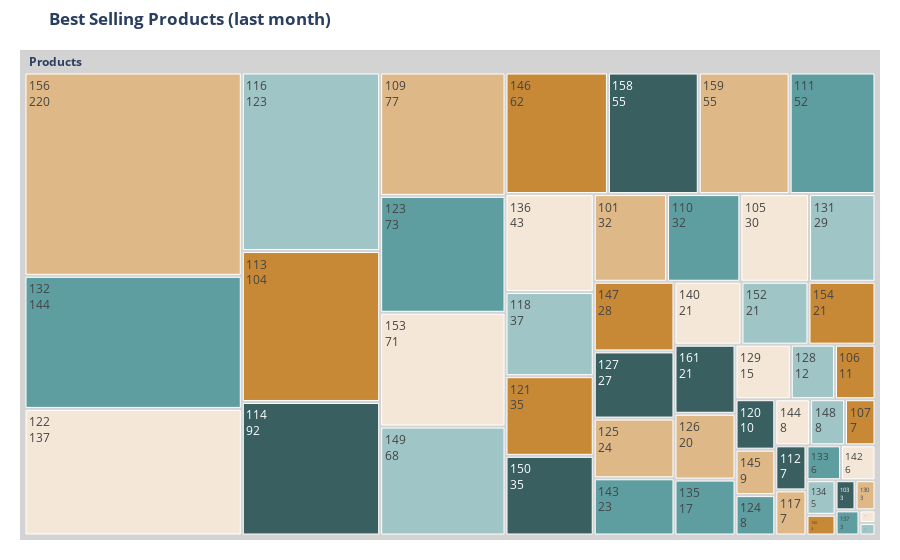

Notebook code for this chart:
### Markdown cell above
### View of "best selling" products of last month

### Code cell
fig = px.treemap(data_frame=df_last_month,
                path=[px.Constant('<b> Products'), 
                      'Productid'], 
                title = '<b> Best Selling Products (last month)',
                values= 'TotalUnitsSold', 
                hover_data=product_data)

fig.data[0].textinfo = 'label+text+value'

fig.update_traces(root_color='lightgrey')
 
fig.update_layout(treemapcolorway = ['burlywood', 'cadetblue'], 
                  margin = dict(t=50, l=20, r=20, b=20))

fig.layout.hovermode = 'closest'
fig.show()

### Figure 1 — Plotly figure (JSON) as saved in the notebook; plotly's stock layout.template omitted (floating-point values rounded to 4 significant figures; data arrays with more than 128 entries replaced by an {"elided": "..."} marker saying what was removed)
{"data": [{"branchvalues": "total", "customdata": {"elided": "53x8 mixed values"}, "domain": {"x": [0, 1], "y": [0, 1]}, "hovertemplate": "labels=%{label}<br>TotalUnitsSold=%{customdata[0]}<br>parent=%{parent}<br>id=%{id}<br>SalesPercentage=%{customdata[1]}<br>Productid=%{customdata[2]}<br>ProductCategory=%{customdata[4]}<br>Occasion=%{customdata[5]}<br>Material=%{customdata[6]}<br>Karigari=%{customdata[7]}<extra></extra>", "ids": ["<b> Products/100", "<b> Products/101", "<b> Products/103", "<b> Products/105", "<b> Products/106", "<b> Products/107", "<b> Products/109", "<b> Products/110", "<b> Products/111", "<b> Products/112", "<b> Products/113", "<b> Products/114", "<b> Products/116", "<b> Products/117", "<b> Products/118", "<b> Products/120", "<b> Products/121", "<b> Products/122", "<b> Products/123", "<b> Products/124", "<b> Products/125", "<b> Products/126", "<b> Products/127", "<b> Products/128", "<b> Products/129", "<b> Products/130", "<b> Products/131", "<b> Products/132", "<b> Products/133", "<b> Products/134", "<b> Products/135", "<b> Products/136", "<b> Products/137", "<b> Products/140", "<b> Products/142", "<b> Products/143", "<b> Products/144", "<b> Products/145", "<b> Products/146", "<b> Products/147", "<b> Products/148", "<b> Products/149", "<b> Products/150", "<b> Products/152", "<b> Products/153", "<b> Products/154", "<b> Products/155", "<b> Products/156", "<b> Products/158", "<b> Products/159", "<b> Products/161", "<b> Products/162", "<b> Products"], "labels": ["100", "101", "103", "105", "106", "107", "109", "110", "111", "112", "113", "114", "116", "117", "118", "120", "121", "122", "123", "124", "125", "126", "127", "128", "129", "130", "131", "132", "133", "134", "135", "136", "137", "140", "142", "143", "144", "145", "146", "147", "148", "149", "150", "152", "153", "154", "155", "156", "158", "159", "161", "162", "<b> Products"], "name": "", "parents": ["<b> Products", "<b> Products", "<b> Products", "<b> Products", "<b> Products", "<b> Products", "<b> Products", "<b> Products", "<b> Products", "<b> Products", "<b> Products", "<b> Products", "<b> Products", "<b> Products", "<b> Products", "<b> Products", "<b> Products", "<b> Products", "<b> Products", "<b> Products", "<b> Products", "<b> Products", "<b> Products", "<b> Products", "<b> Products", "<b> Products", "<b> Products", "<b> Products", "<b> Products", "<b> Products", "<b> Products", "<b> Products", "<b> Products", "<b> Products", "<b> Products", "<b> Products", "<b> Products", "<b> Products", "<b> Products", "<b> Products", "<b> Products", "<b> Products", "<b> Products", "<b> Products", "<b> Products", "<b> Products", "<b> Products", "<b> Products", "<b> Products", "<b> Products", "<b> Products", "<b> Products", ""], "root": {"color": "lightgrey"}, "textinfo": "label+text+value", "type": "treemap", "values": [3, 32, 3, 30, 11, 7, 77, 32, 52, 7, 104, 92, 123, 7, 37, 10, 35, 137, 73, 8, 24, 20, 27, 12, 15, 3, 29, 144, 6, 5, 17, 43, 3, 21, 6, 23, 8, 9, 62, 28, 8, 68, 35, 21, 71, 21, 1, 220, 55, 55, 21, 1, 1962]}], "layout": {"hovermode": "closest", "legend": {"tracegroupgap": 0}, "margin": {"b": 20, "l": 20, "r": 20, "t": 50}, "title": {"text": "<b> Best Selling Products (last month)"}, "treemapcolorway": ["burlywood", "cadetblue"]}}
